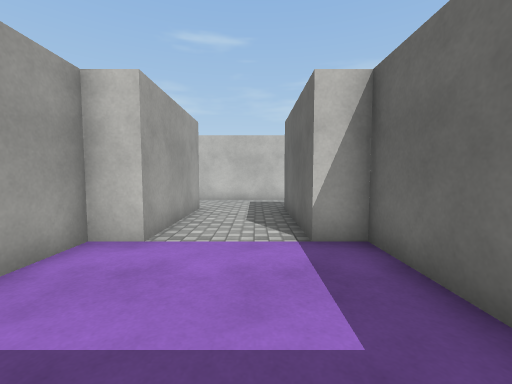
view 1 (above)

24 first-person views from a walk through a scene from a Unity 3-D project. The camera is 1.2 m above the floor, tilts 4° down and sees 90° across. The floor is counted in squares, 1 m on a side. Each view is taken from the middle of a square. On the plan, view 1 faces up. The plan holds only what a view shows up to about 12 squares ahead; the rest is blank. Surface patterns are stand-ins for the level's own textures.

view 2
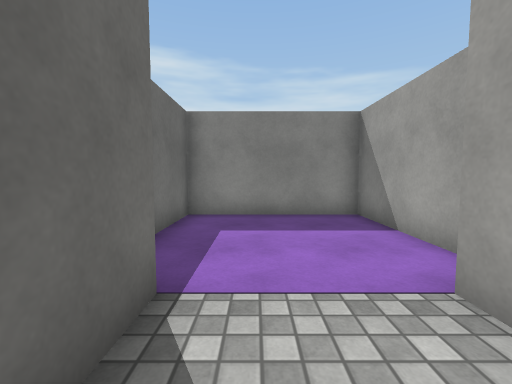

view 3
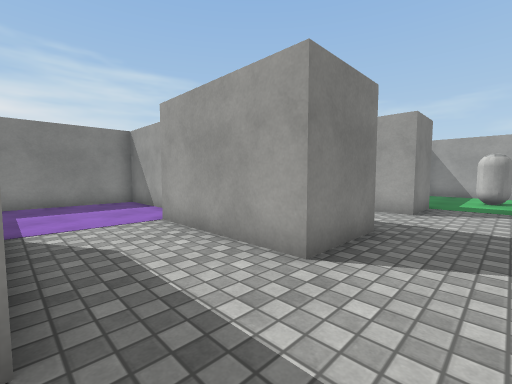

view 4
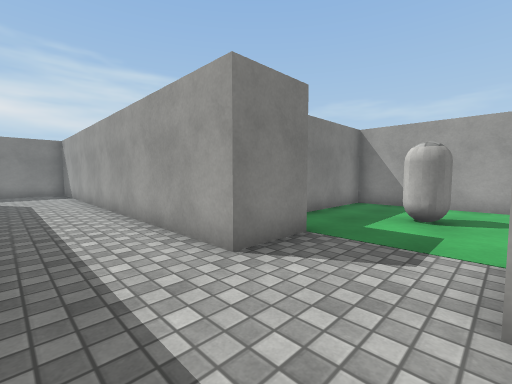

view 5
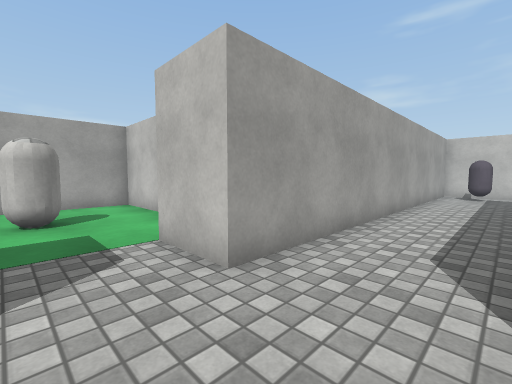

view 6
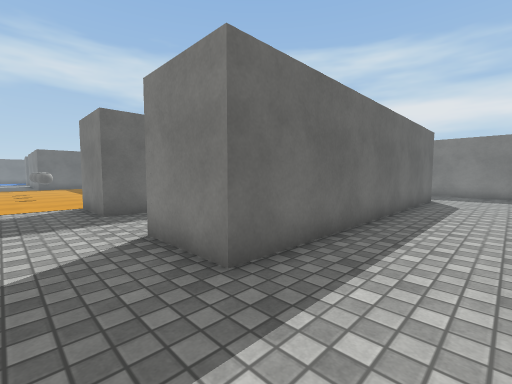

view 7
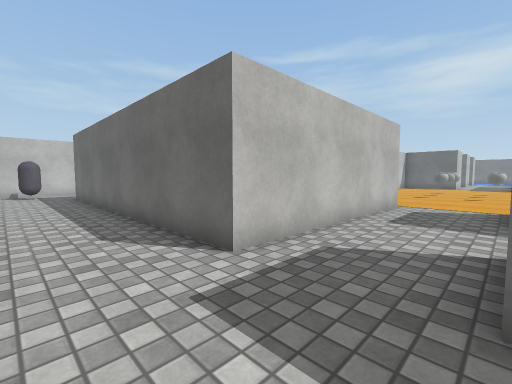

view 8
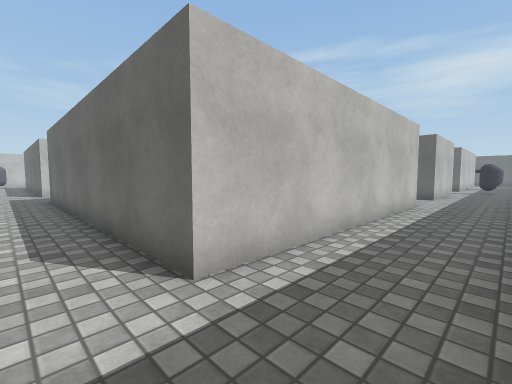

view 9
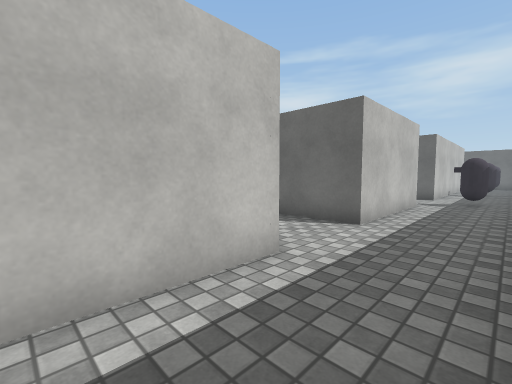

view 10
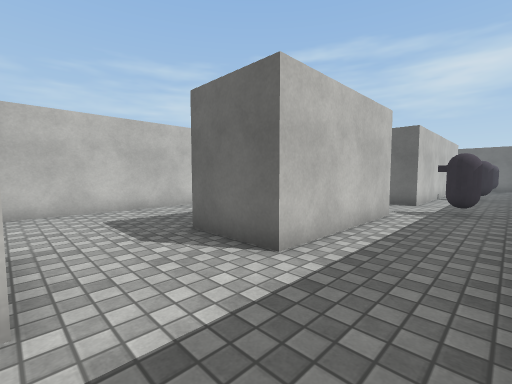

view 11
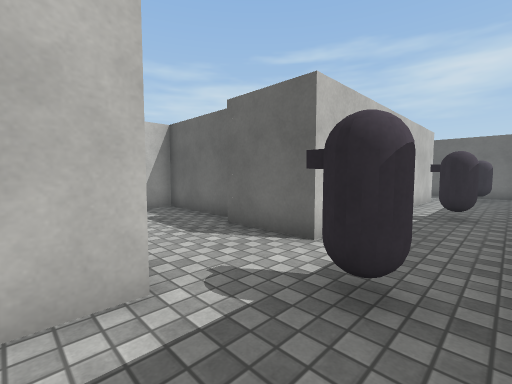

view 12
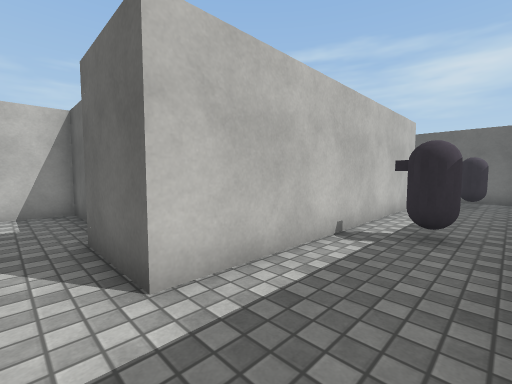

view 13
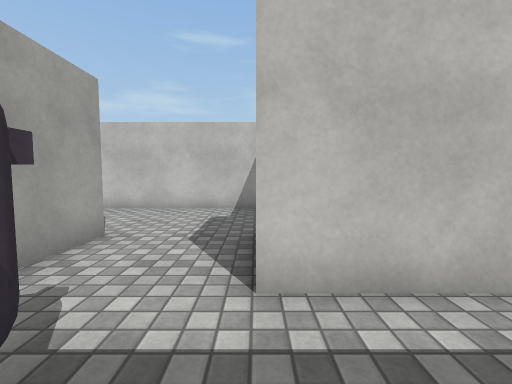

view 14
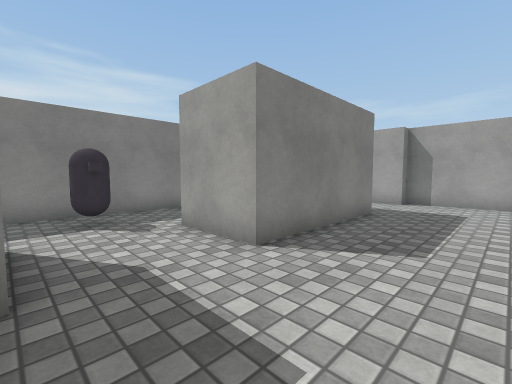

view 15
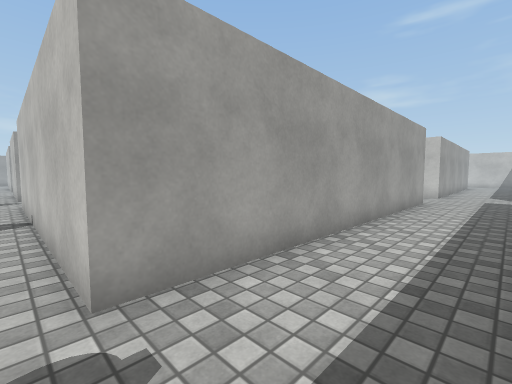

view 16
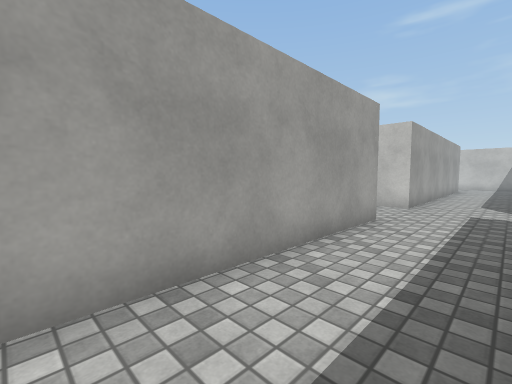

view 17
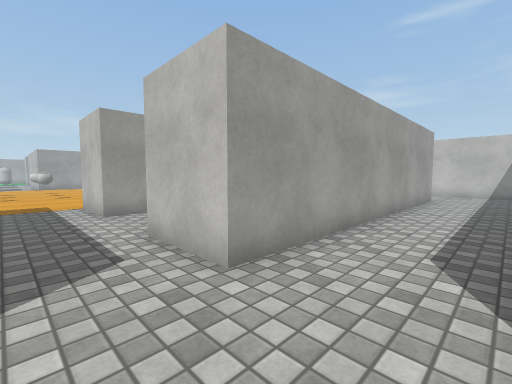

view 18
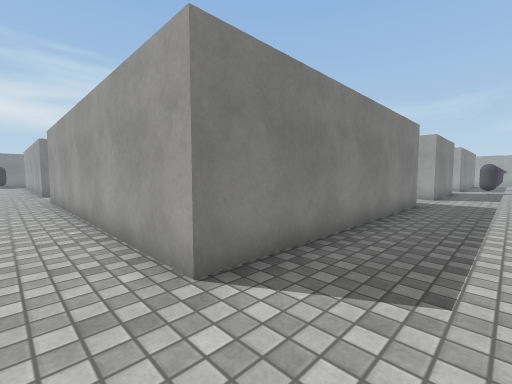

view 19
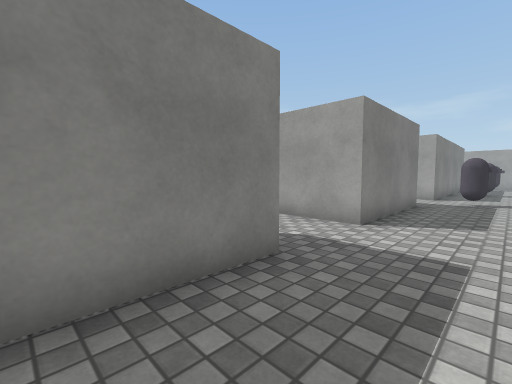

view 20
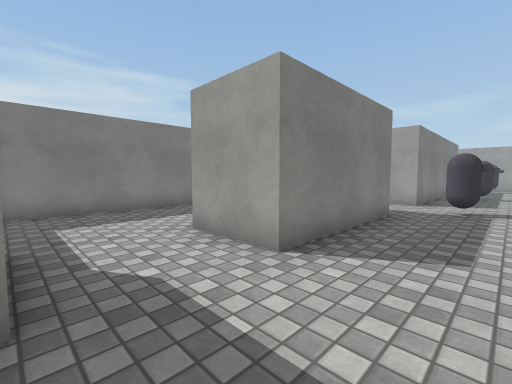

view 21
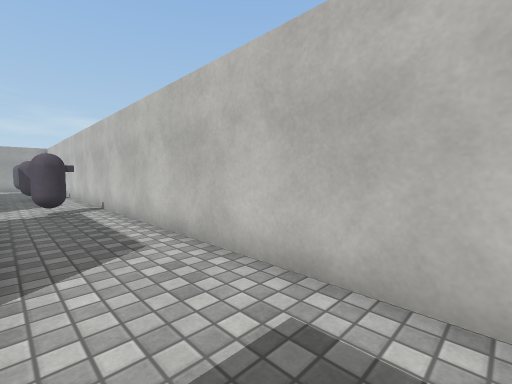

view 22
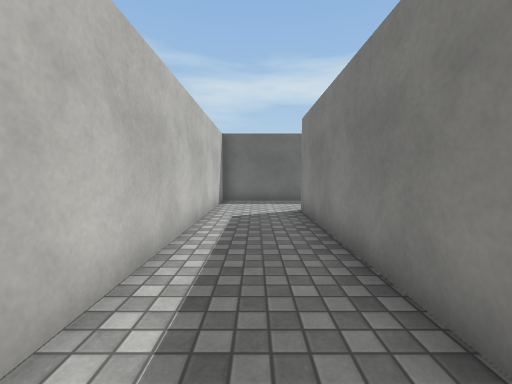

view 23
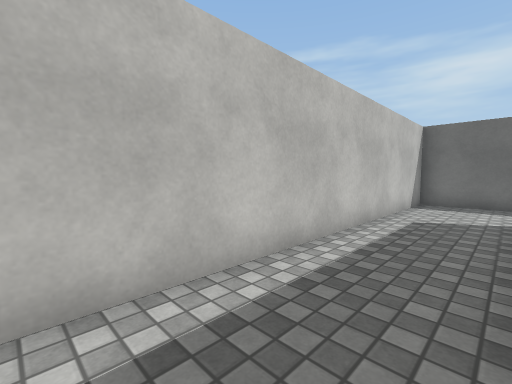

view 24
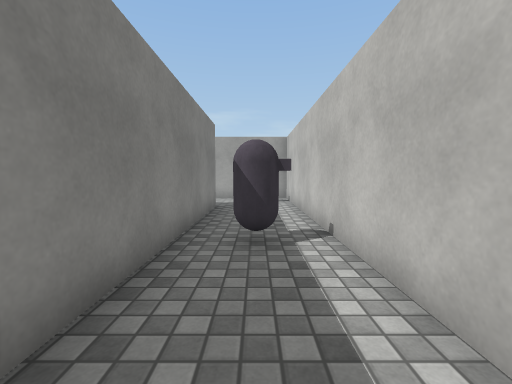

### Floor plan
Points are (right, up) in squares from view 1. A wall is a line through its corners. A room is listed if a view was taken in it or the views show most of it. See-through windows are left out.
Room 1 (view 1)
walls: (-3, 3.5) (-3, -0.5) (2, -0.5) (2, 4.5) (1, 4.5)
ways out: opening at (-1, 4.3) to room 2
Room 2 (views 2, 3, 4, 5, 6, 7, 8, 9, 10, 11, 12, 13, 15, 16, 17, 18, 19, 20, 21, 22, 23, 24)
walls: (3.5, 12) (-4.5, 12) (-4.5, 23.5) (5, 23.5) (5, 22.5); (1, 4.5) (1, 9) (3.5, 9); (-9.6, 9) (-7.5, 9) (-7.5, -2.5); (7.9, 23.5) (13, 23.5) (13, 21); (5.1, -2.5) (-4.5, -2.5) (-4.5, 9) (-2, 9) (-2, 4.5) (-3, 4.5) (-3, 3.5); (13, -2.5) (8, -2.5); (-7.5, 24.5) (-7.5, 12) (-9.5, 12); (15.9, 23.5) (25.5, 23.5) (25.5, 12); (11.2, -5.5) (16, -5.5); (-7.1, -5.5) (-6.4, -5.5); (25.5, 9.1) (25.5, -2.5) (16, -2.5); (28.5, 22.9) (28.5, 26.5) (-7, 26.5); (28.5, -5.1) (28.5, -4.1)
ways out: opening at (-1, 4.3) to room 1; opening at (6.5, -3) to room 3; opening at (14.5, -3) to room 3; opening at (-8.5, 10.5); opening at (3, 10.5); opening at (14.5, 20.5); opening at (26, 10.5)
objects: other object (-6, 25); other object (0, 25) to (1, 25); other object (6, 25) to (7, 25); other object (14, -4) to (15, -4); other object (20, -4) to (21, -4); other object (27, -4)
Room 3 (view 14)
walls: (8, -2.5) (8, 0) (13, 0) (13, -2.5); (4.5, 3.1) (4.5, 0) (5, 0) (5, -1.1); (16.5, 0.6) (16.5, 4) (5, 4); (16, -2.5) (16, 0)
ways out: opening at (6.5, -3) to room 2; opening at (14.5, -3) to room 2

Where each view was taken, in squares from view 1:
view 1: 0 up, 0 right, facing up
view 2: 7 up, 0 right, facing down
view 3: 11 up, 1 right, facing down-left
view 4: 12 up, 5 left, facing down-left
view 5: 10 up, 5 left, facing up-left
view 6: 11 up, 7 left, facing down-right
view 7: 9 up, 7 left, facing up-right
view 8: 5 down, 6 left, facing up-right
view 9: 5 down, 2 right, facing up-right
view 10: 5 down, 5 right, facing up-right
view 11: 5 down, 12 right, facing up-right
view 12: 5 down, 15 right, facing up-right
view 13: 5 down, 16 right, facing up
view 14: 3 up, 16 right, facing down-left
view 15: 3 down, 28 right, facing up-left
view 16: 2 up, 28 right, facing up-left
view 17: 10 up, 28 right, facing up-left
view 18: 26 up, 27 right, facing down-left
view 19: 26 up, 19 right, facing down-left
view 20: 26 up, 16 right, facing down-left
view 21: 24 up, 16 right, facing up-left
view 22: 25 up, 17 right, facing right
view 23: 24 up, 17 right, facing up-right
view 24: 25 up, 5 right, facing left
